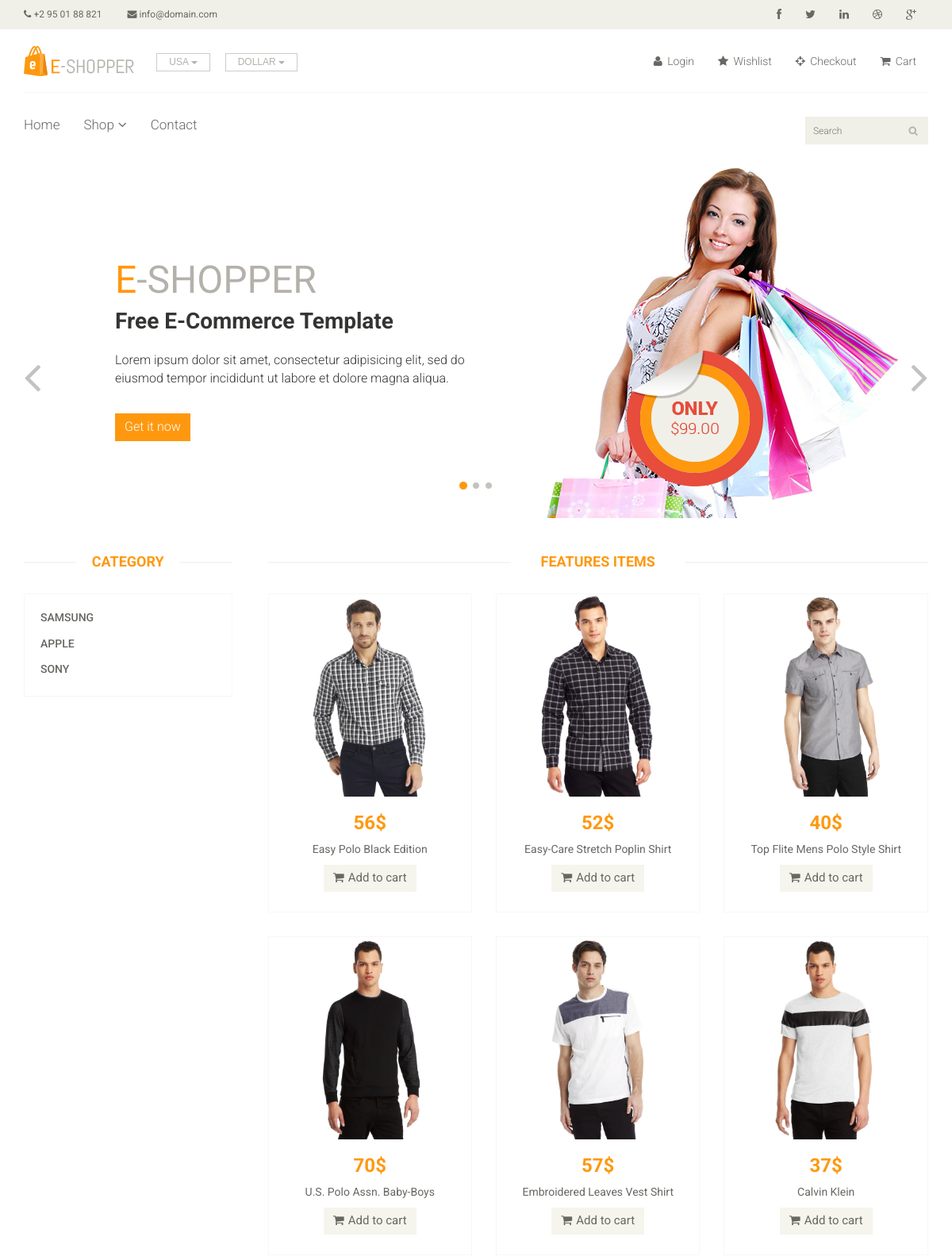
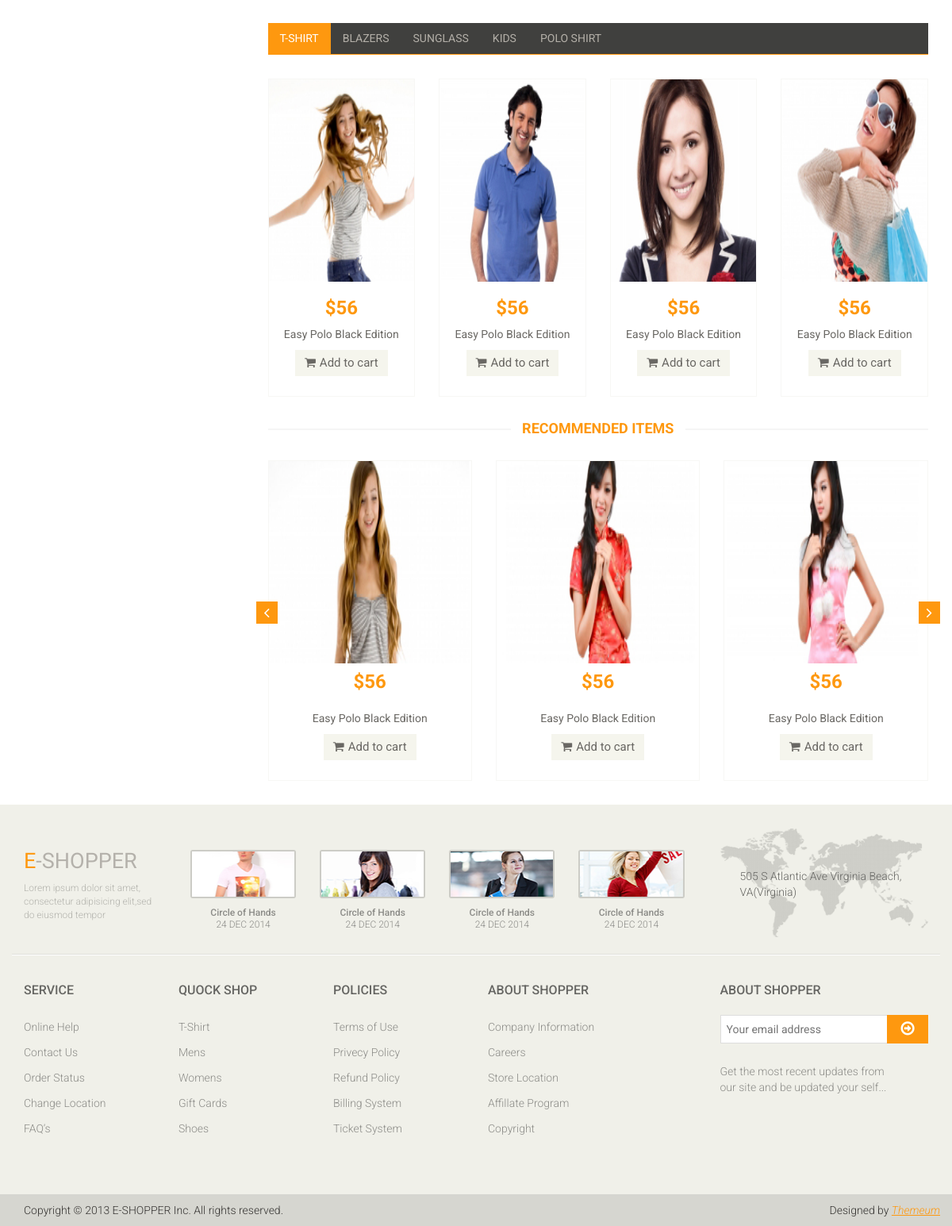
The page / on the database its author committed (2 pictures, top to bottom).
### tables this page shows
CREATE TABLE IF NOT EXISTS `category` (
  `ID` int(11) NOT NULL,
  `Name` varchar(15) NOT NULL
);

CREATE TABLE IF NOT EXISTS `item` (
  `ID` int(11) NOT NULL,
  `Name` varchar(45) DEFAULT NULL,
  `price` int(11) DEFAULT NULL,
  `image` varchar(100) DEFAULT NULL,
  `category` text NOT NULL
);

### index.php (the view, shortened to what this page needs)
<?php
	include("header.php");
?>
<body>
	<section id='slider'>
		<div class='container'>
			<div class='row'>
				<div class='col-sm-12'>
					<div id='slider-carousel' class='carousel slide' data-ride='carousel'>
						<ol class='carousel-indicators'>
							<li data-target='#slider-carousel' data-slide-to='0' class='active'></li>
							<li data-target='#slider-carousel' data-slide-to='1'></li>
							<li data-target='#slider-carousel' data-slide-to='2'></li>
						</ol>
						<div class='carousel-inner'>
							<div class='item active'>
								<div class='col-sm-6'>
									<h1><span>E</span>-SHOPPER</h1>
									<h2>Free E-Commerce Template</h2>
									<p>Lorem ipsum dolor sit amet, consectetur adipisicing elit, sed do eiusmod tempor incididunt ut labore et dolore magna aliqua. </p>
									<button type='button' class='btn btn-default get'>Get it now</button>
								</div>
								<div class='col-sm-6'>
									<img src='images/home/girl1.jpg' class='girl img-responsive' alt='' />
									<img src='images/home/pricing.png'  class='pricing' alt='' />
								</div>
							</div>
						</div>
						<a href='#slider-carousel' class='left control-carousel hidden-xs' data-slide='prev'>
							<i class='fa fa-angle-left'></i>
						</a>
						<a href='#slider-carousel' class='right control-carousel hidden-xs' data-slide='next'>
							<i class='fa fa-angle-right'></i>
						</a>
					</div>
				</div>
			</div>
		</div>
	</section>
	<section>
		<div class='container'>
			<div class='row'>
				<?php
                    include("sidebar.php");
                ?>
				<div class='col-sm-9 padding-right'>
					<div class='features_items'>
						<h2 class='title text-center'>Features Items</h2>
						<?php
							   $sel=mysql_query("select * from item where ID <= 6");
								while($arr=mysql_fetch_array($sel))
							   {
							   echo "
							   <div class='col-sm-4'>
									<div class='product-image-wrapper'>
										<div class='single-products'>
												<div class='productinfo text-center'>
                                                    <a href='product-details.php?index=".$arr['ID']."'  >
													   <img src=".$arr['image']." alt='' />
													</a>
													<h2>".$arr['price']."$</h2>
													<p>".$arr['Name']."</p>
													<a href='#' class='btn btn-default add-to-cart'><i class='fa fa-shopping-cart'></i>Add to cart</a>
												</div>
										</div>
									</div>
								</div>";
							   }
						?>
					</div>
					<div class='category-tab'>
						<div class='col-sm-12'>
							<ul class='nav nav-tabs'>
								<li class='active'><a href='#tshirt' data-toggle='tab'>T-Shirt</a></li>
								<li><a href='#blazers' data-toggle='tab'>Blazers</a></li>
								<li><a href='#sunglass' data-toggle='tab'>Sunglass</a></li>
								<li><a href='#kids' data-toggle='tab'>Kids</a></li>
								<li><a href='#poloshirt' data-toggle='tab'>Polo shirt</a></li>
							</ul>
						</div>
						<div class='tab-content'>
							<div class='tab-pane fade active in' id='tshirt' >
								<div class='col-sm-3'>
									<div class='product-image-wrapper'>
										<div class='single-products'>
											<div class='productinfo text-center'>
												<img src='images/home/gallery1.jpg' alt='' />
												<h2>$56</h2>
												<p>Easy Polo Black Edition</p>
												<a href='#' class='btn btn-default add-to-cart'><i class='fa fa-shopping-cart'></i>Add to cart</a>
											</div>
										</div>
									</div>
								</div>
								<div class='col-sm-3'>
									<div class='product-image-wrapper'>
										<div class='single-products'>
											<div class='productinfo text-center'>
												<img src='images/home/gallery2.jpg' alt='' />
												<h2>$56</h2>
												<p>Easy Polo Black Edition</p>
												<a href='#' class='btn btn-default add-to-cart'><i class='fa fa-shopping-cart'></i>Add to cart</a>
											</div>
										</div>
									</div>
								</div>
								<div class='col-sm-3'>
									<div class='product-image-wrapper'>
										<div class='single-products'>
											<div class='productinfo text-center'>
												<img src='images/home/gallery3.jpg' alt='' />
												<h2>$56</h2>
												<p>Easy Polo Black Edition</p>
												<a href='#' class='btn btn-default add-to-cart'><i class='fa fa-shopping-cart'></i>Add to cart</a>
											</div>
										</div>
									</div>
								</div>
								<div class='col-sm-3'>
									<div class='product-image-wrapper'>
										<div class='single-products'>
											<div class='productinfo text-center'>
												<img src='images/home/gallery4.jpg' alt='' />
												<h2>$56</h2>
												<p>Easy Polo Black Edition</p>
												<a href='#' class='btn btn-default add-to-cart'><i class='fa fa-shopping-cart'></i>Add to cart</a>
											</div>
										</div>
									</div>
								</div>
							</div>
						</div>
					</div>
					<div class='recommended_items'>
						<h2 class='title text-center'>recommended items</h2>
						<div id='recommended-item-carousel' class='carousel slide' data-ride='carousel'>
							<div class='carousel-inner'>
								<div class='item active'>
									<div class='col-sm-4'>
										<div class='product-image-wrapper'>
											<div class='single-products'>
												<div class='productinfo text-center'>
													<img src='images/home/recommend1.jpg' alt='' />
													<h2>$56</h2>
													<p>Easy Polo Black Edition</p>
													<a href='#' class='btn btn-default add-to-cart'><i class='fa fa-shopping-cart'></i>Add to cart</a>
												</div>
											</div>
										</div>
									</div>
									<div class='col-sm-4'>
										<div class='product-image-wrapper'>
											<div class='single-products'>
												<div class='productinfo text-center'>
													<img src='images/home/recommend2.jpg' alt='' />
													<h2>$56</h2>
													<p>Easy Polo Black Edition</p>
													<a href='#' class='btn btn-default add-to-cart'><i class='fa fa-shopping-cart'></i>Add to cart</a>
												</div>
											</div>
										</div>
									</div>
									<div class='col-sm-4'>
										<div class='product-image-wrapper'>
											<div class='single-products'>
												<div class='productinfo text-center'>
													<img src='images/home/recommend3.jpg' alt='' />
													<h2>$56</h2>
													<p>Easy Polo Black Edition</p>
													<a href='#' class='btn btn-default add-to-cart'><i class='fa fa-shopping-cart'></i>Add to cart</a>
												</div>
											</div>
										</div>
									</div>
								</div>
							</div>
							 <a class='left recommended-item-control' href='#recommended-item-carousel' data-slide='prev'>
								<i class='fa fa-angle-left'></i>
							  </a>
							  <a class='right recommended-item-control' href='#recommended-item-carousel' data-slide='next'>
								<i class='fa fa-angle-right'></i>
							  </a>
						</div>
					</div>
				</div>
			</div>
		</div>
	</section>
</body>
<?php
	include("footer.php");
?>

### header.php (shortened to what this page needs)
<!DOCTYPE html>
<head>
    <link href='css/bootstrap.min.css' rel='stylesheet'>
    <link href='css/font-awesome.min.css' rel='stylesheet'>
    <link href='css/prettyPhoto.css' rel='stylesheet'>
    <link href='css/price-range.css' rel='stylesheet'>
    <link href='css/animate.css' rel='stylesheet'>
	<link href='css/main.css' rel='stylesheet'>
	<link href='css/responsive.css' rel='stylesheet'>
</head>
<header id='header'>
	<div class='header_top'>
		<div class='container'>
			<div class='row'>
				<div class='col-sm-6'>
					<div class='contactinfo'>
						<ul class='nav nav-pills'>
							<li><a href=''><i class='fa fa-phone'></i> +2 95 01 88 821</a></li>
							<li><a href=''><i class='fa fa-envelope'></i> info@domain.com</a></li>
						</ul>
					</div>
				</div>
				<div class='col-sm-6'>
					<div class='social-icons pull-right'>
						<ul class='nav navbar-nav'>
							<li><a href=''><i class='fa fa-facebook'></i></a></li>
							<li><a href=''><i class='fa fa-twitter'></i></a></li>
							<li><a href=''><i class='fa fa-linkedin'></i></a></li>
							<li><a href=''><i class='fa fa-dribbble'></i></a></li>
							<li><a href=''><i class='fa fa-google-plus'></i></a></li>
						</ul>
					</div>
				</div>
			</div>
		</div>
	</div>
	<div class='header-middle'>
		<div class='container'>
			<div class='row'>
				<div class='col-sm-4'>
					<div class='logo pull-left'>
						<a href='index.php'><img src='images/home/logo.png' alt='' /></a>
					</div>
					<div class='btn-group pull-right'>
						<div class='btn-group'>
							<button type='button' class='btn btn-default dropdown-toggle usa' data-toggle='dropdown'>
								USA
								<span class='caret'></span>
							</button>
						</div>
						<div class='btn-group'>
							<button type='button' class='btn btn-default dropdown-toggle usa' data-toggle='dropdown'>
								DOLLAR
								<span class='caret'></span>
							</button>
						</div>
					</div>
				</div>
				<div class='col-sm-8'>
					<div class='shop-menu pull-right'>
						<ul class='nav navbar-nav'>
                            <?php
                                if ((isset($_SESSION['id_name'])) && (!empty($_SESSION['id_name'])))
                                {
                                       $ID_name = $_SESSION['id_name'];
	                                   echo "<li><a href='user-information.php'><i class='fa fa-user'></i> Account: ".$ID_name." </a></li>";
                                }
                                else
                                {
                                    echo "<li><a href='login.php'><i class='fa fa-user'></i> Login </a></li>";
                                }
                            ?>
							<li><a href=''><i class='fa fa-star'></i> Wishlist</a></li>
							<li><a href='checkout.php'><i class='fa fa-crosshairs'></i> Checkout</a></li>
							<li><a href='cart.php'><i class='fa fa-shopping-cart'></i> Cart</a></li>
						</ul>
					</div>
				</div>
			</div>
		</div>
	</div>
	<div class='header-bottom'>
		<div class='container'>
			<div class='row'>
				<div class='col-sm-9'>
					<div class='mainmenu pull-left'>
						<ul class='nav navbar-nav collapse navbar-collapse'>
							<li><a href='index.php'>Home</a></li>
							<li class='dropdown'><a href='shop.php?cat=All&i=1'>Shop<i class='fa fa-angle-down'></i></a>
							</li>
							<li><a href='contact-us.php'>Contact</a></li>
						</ul>
					</div>
				</div>
				<div class='col-sm-3'>
					<div class='search_box pull-right'>
						<input type='text' placeholder='Search'/>
					</div>
				</div>
			</div>
		</div>
	</div>
</header>

### sidebar.php (shortened to what this page needs)
<div class='col-sm-3'>
	<div class='left-sidebar'>
		<h2>Category</h2>
		<div class='panel-group category-products' id='accordian'>
			<?php
				$sel = mysql_query("select * from category");
				while($arr=mysql_fetch_array($sel))
				{
					echo "
						<div class='panel panel-default'>
							<div class='panel-heading'>
								<h4 class='panel-title'><a href='shop.php?cat=".$arr["Name"]."&i=1'>".$arr["Name"]."</a></h4>
							</div>
						</div>
					";
				}
			?>
		</div>
	</div>
</div>

### footer.php (shortened to what this page needs)
<?php
echo "<footer id='footer'>
		<div class='footer-top'>
			<div class='container'>
				<div class='row'>
					<div class='col-sm-2'>
						<div class='companyinfo'>
							<h2><span>e</span>-shopper</h2>
							<p>Lorem ipsum dolor sit amet, consectetur adipisicing elit,sed do eiusmod tempor</p>
						</div>
					</div>
					<div class='col-sm-7'>
						<div class='col-sm-3'>
							<div class='video-gallery text-center'>
								<a href='#'>
									<div class='iframe-img'>
										<img src='images/home/iframe1.png' alt='' />
									</div>
								</a>
								<p>Circle of Hands</p>
								<h2>24 DEC 2014</h2>
							</div>
						</div>
						<div class='col-sm-3'>
							<div class='video-gallery text-center'>
								<a href='#'>
									<div class='iframe-img'>
										<img src='images/home/iframe2.png' alt='' />
									</div>
								</a>
								<p>Circle of Hands</p>
								<h2>24 DEC 2014</h2>
							</div>
						</div>
						<div class='col-sm-3'>
							<div class='video-gallery text-center'>
								<a href='#'>
									<div class='iframe-img'>
										<img src='images/home/iframe3.png' alt='' />
									</div>
								</a>
								<p>Circle of Hands</p>
								<h2>24 DEC 2014</h2>
							</div>
						</div>
						<div class='col-sm-3'>
							<div class='video-gallery text-center'>
								<a href='#'>
									<div class='iframe-img'>
										<img src='images/home/iframe4.png' alt='' />
									</div>
								</a>
								<p>Circle of Hands</p>
								<h2>24 DEC 2014</h2>
							</div>
						</div>
					</div>
					<div class='col-sm-3'>
						<div class='address'>
							<img src='images/home/map.png' alt='' />
							<p>505 S Atlantic Ave Virginia Beach, VA(Virginia)</p>
						</div>
					</div>
				</div>
			</div>
		</div>
		<div class='footer-widget'>
			<div class='container'>
				<div class='row'>
					<div class='col-sm-2'>
						<div class='single-widget'>
							<h2>Service</h2>
							<ul class='nav nav-pills nav-stacked'>
								<li><a href=''>Online Help</a></li>
								<li><a href=''>Contact Us</a></li>
								<li><a href=''>Order Status</a></li>
								<li><a href=''>Change Location</a></li>
								<li><a href=''>FAQ’s</a></li>
							</ul>
						</div>
					</div>
					<div class='col-sm-2'>
						<div class='single-widget'>
							<h2>Quock Shop</h2>
							<ul class='nav nav-pills nav-stacked'>
								<li><a href=''>T-Shirt</a></li>
								<li><a href=''>Mens</a></li>
								<li><a href=''>Womens</a></li>
								<li><a href=''>Gift Cards</a></li>
								<li><a href=''>Shoes</a></li>
							</ul>
						</div>
					</div>
					<div class='col-sm-2'>
						<div class='single-widget'>
							<h2>Policies</h2>
							<ul class='nav nav-pills nav-stacked'>
								<li><a href=''>Terms of Use</a></li>
								<li><a href=''>Privecy Policy</a></li>
								<li><a href=''>Refund Policy</a></li>
								<li><a href=''>Billing System</a></li>
								<li><a href=''>Ticket System</a></li>
							</ul>
						</div>
					</div>
					<div class='col-sm-2'>
						<div class='single-widget'>
							<h2>About Shopper</h2>
							<ul class='nav nav-pills nav-stacked'>
								<li><a href=''>Company Information</a></li>
								<li><a href=''>Careers</a></li>
								<li><a href=''>Store Location</a></li>
								<li><a href=''>Affillate Program</a></li>
								<li><a href=''>Copyright</a></li>
							</ul>
						</div>
					</div>
					<div class='col-sm-3 col-sm-offset-1'>
						<div class='single-widget'>
							<h2>About Shopper</h2>
							<form action='#' class='searchform'>
								<input type='text' placeholder='Your email address' />
								<button type='submit' class='btn btn-default'><i class='fa fa-arrow-circle-o-right'></i></button>
								<p>Get the most recent updates from <br />our site and be updated your self...</p>
							</form>
						</div>
					</div>
				</div>
			</div>
		</div>
		<div class='footer-bottom'>
			<div class='container'>
				<div class='row'>
					<p class='pull-left'>Copyright © 2013 E-SHOPPER Inc. All rights reserved.</p>
					<p class='pull-right'>Designed by <span><a target='_blank' href='http://www.themeum.com'>Themeum</a></span></p>
				</div>
			</div>
		</div>
	</footer>";
    ?>

### rows shown on the page
category: Name "SAMSUNG"
category: Name "APPLE"
category: Name "SONY"
item: image (picture), price "56", Name "Easy Polo Black Edition"
item: image (picture), price "52", Name "Easy-Care Stretch Poplin Shirt"
item: image (picture), price "40", Name "Top Flite Mens Polo Style Shirt"
item: image (picture), price "70", Name "U.S. Polo Assn. Baby-Boys"
item: image (picture), price "57", Name "Embroidered Leaves Vest Shirt"
item: image (picture), price "37", Name "Calvin Klein"
